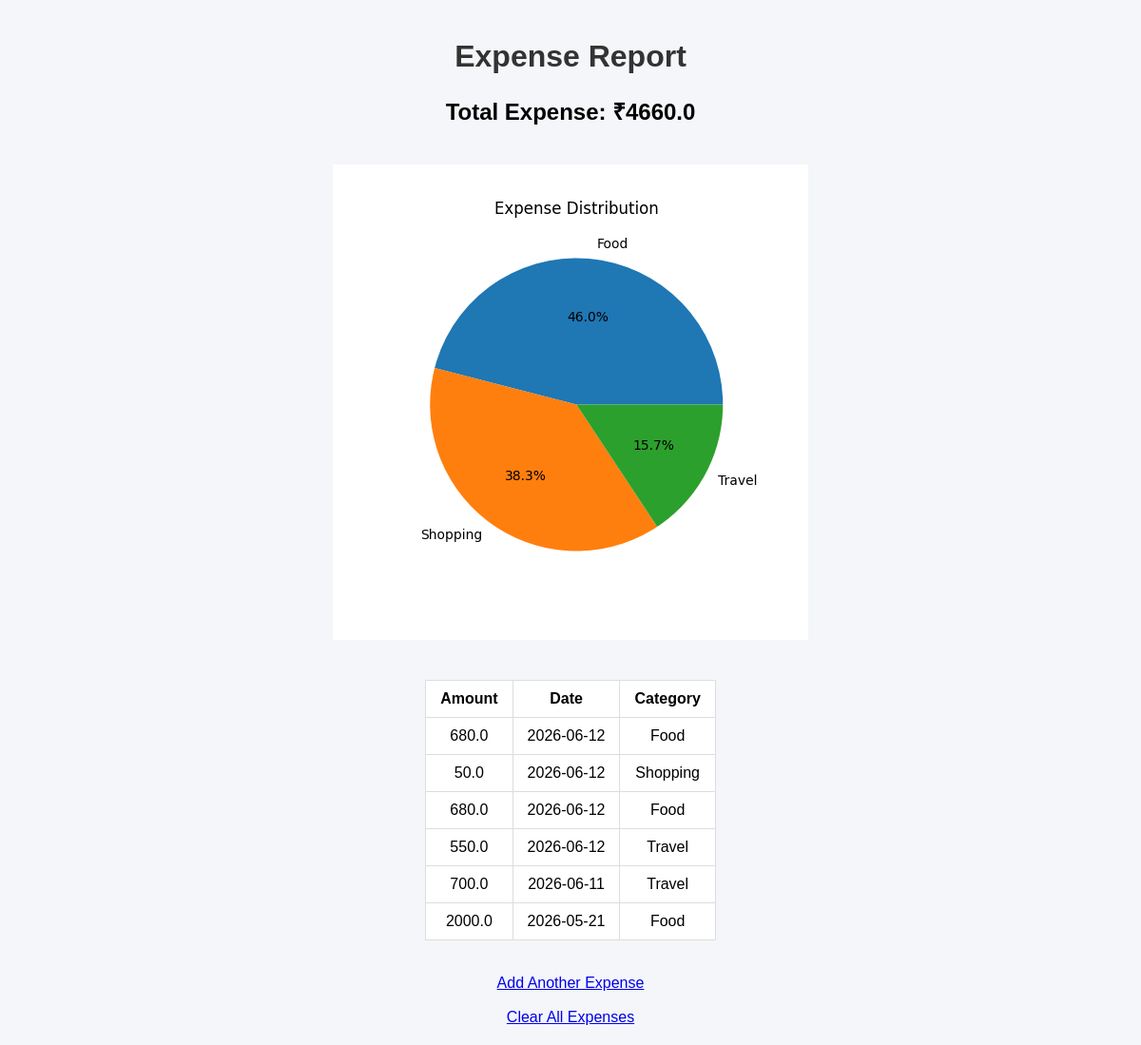
The page /report on the database as committed earlier.
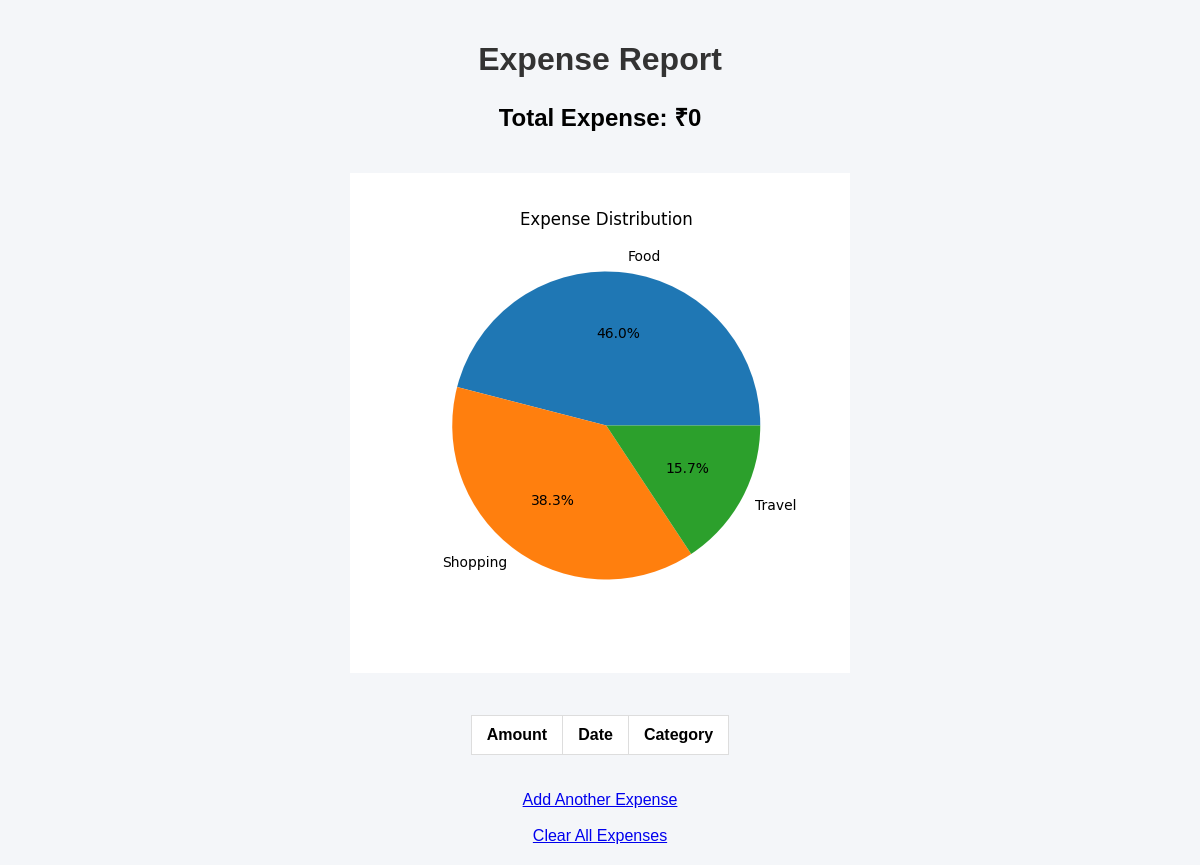
The same page on the database as committed later.
### tables this page shows
CREATE TABLE expenses (
    id INTEGER PRIMARY KEY AUTOINCREMENT,
    amount REAL,
    date TEXT,
    category TEXT
);

### app.py (the view)
@app.route('/report')
def report():
    conn = sqlite3.connect('expenses.db')
    cursor = conn.cursor()
    cursor.execute("SELECT amount, date, category FROM expenses")
    expenses = cursor.fetchall()
    conn.close()
    total = sum(float(exp[0]) for exp in expenses)
    category_totals = {}
    for exp in expenses:
        amount = float(exp[0])
        category = exp[2]
        category_totals[category] = category_totals.get(category, 0) + amount
    categories = list(category_totals.keys())
    amounts = list(category_totals.values())
    if amounts:
        plt.figure(figsize=(5, 5))
        plt.pie(amounts, labels=categories, autopct='%1.1f%%')
        plt.title("Expense Distribution")
        plt.savefig("static/charts/expense_chart.png")
        plt.close()
    return render_template('report.html', expenses=expenses, total=total)

### templates/report.html (shortened to what this page needs)
<!DOCTYPE html>
<html>
<head>
    <link rel="stylesheet" href="{{ url_for('static', filename='style.css') }}">
</head>
<body>
<h1>Expense Report</h1>
<h2>Total Expense: ₹{{ total }}</h2>
<img src="{{ url_for('static', filename='charts/expense_chart.png') }}" width="500">
<br><br>
<table border="1">
    <tr>
        <th>Amount</th>
        <th>Date</th>
        <th>Category</th>
    </tr>
    {% for expense in expenses %}
    <tr>
        <td>{{ expense[0] }}</td>
        <td>{{ expense[1] }}</td>
        <td>{{ expense[2] }}</td>
    </tr>
    {% endfor %}
</table>
<br><br>
<a href="/home">Add Another Expense</a>
<br><br>
<a href="/clear">Clear All Expenses</a>
</body>
</html>

### static/style.css (style rules this page uses)
body { font-family: Arial, sans-serif; background-color: #f4f6f9; text-align: center; margin: 0; padding: 20px; }
h1 { color: #333; }
table { margin: auto; border-collapse: collapse; background: white; }
th, td { padding: 10px 15px; border: 1px solid #ddd; }
img { margin: 20px; }

Rows that differ between the two databases and show on the page:
removed expenses: amount "680.0", date "2026-06-12", category "Food"
removed expenses: amount "50.0", date "2026-06-12", category "Shopping"
removed expenses: amount "680.0", date "2026-06-12", category "Food"
removed expenses: amount "550.0", date "2026-06-12", category "Travel"
removed expenses: amount "700.0", date "2026-06-11", category "Travel"
removed expenses: amount "2000.0", date "2026-05-21", category "Food"
Other text that changed with them:
{{ total }}: "4660.0" → "0"
